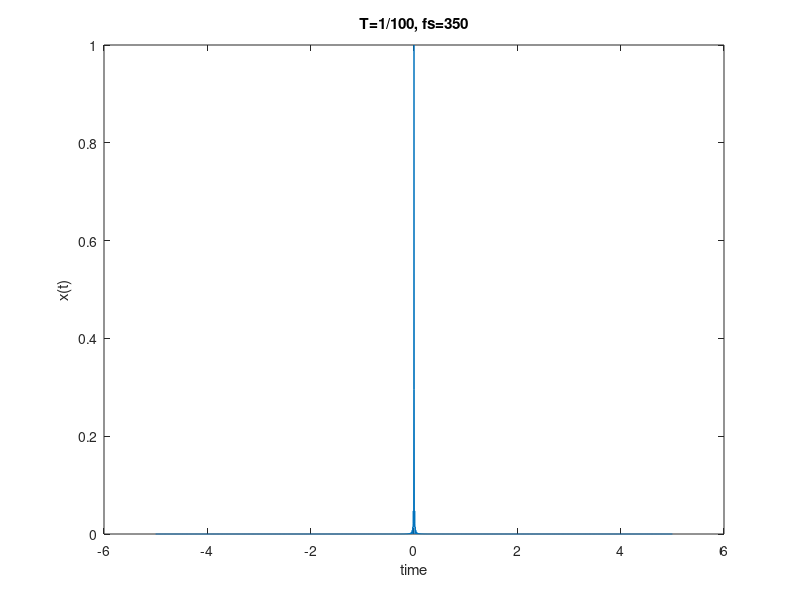
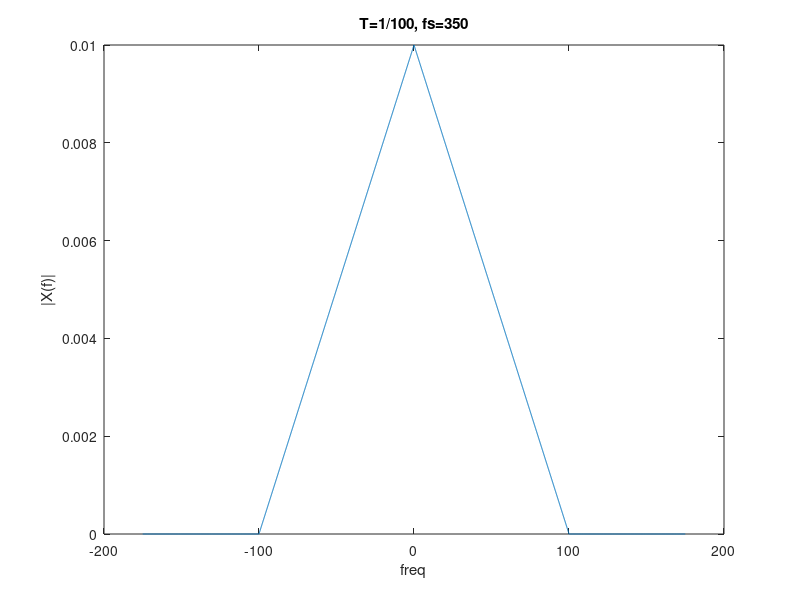

Write MATLAB code to recreate these figures, in order. (Note: this script raises an error after producing the figures.)
% MATLAB script for Illustrative HW1.2
clear; clc; close all;

fs = 350;                     % sampling frequency
ts = 1/fs;                    % sampling interval
t = -5:ts:5;                  % time vector
T = 0.01;

% 1.(a)
x = sinc(t/T).^2;
f = linspace(-fs/2,fs/2,length(x)); % freq index
figure(1); plot(t,x),xlabel('time'),ylabel('x(t)'),title('T=1/100, fs=350')

X = fftshift(fft(x))/fs; % Fourier transform of x(t)
figure(2); plot(f,abs(X)),xlabel('freq'),ylabel('|X(f)|'),title('T=1/100, fs=350')
figure(3); plot(f,phase(X)),xlabel('freq'),ylabel('∠X(f)'),title('T=1/100, fs=350')

% 1.(b)
T = 1/150;
x = sinc(t/T).^2;
f = linspace(-fs/2,fs/2,length(x)); % freq index
figure(4); plot(t,x),xlabel('time'),ylabel('x(t)'),title('T=1/150, fs=350')

X = fftshift(fft(x))/fs; % Fourier transform of x(t)
figure(5); plot(f,abs(X)),xlabel('freq'),ylabel('|X(f)|'),title('T=1/150, fs=350')
figure(6); plot(f,angle(X)),xlabel('freq'),ylabel('∠X(f)'),title('T=1/150, fs=350')

% 1.(c)
T = 1/100;
fs = 50;
ts = 1/fs; 
t = -5:ts:5;
x = sinc(t/T).^2;
f = linspace(-fs/2,fs/2,length(x)); % freq index
figure(7); plot(t,x),xlabel('time'),ylabel('x(t)'),title('T=1/100, fs=50')

X = fftshift(fft(x))/fs; % Fourier transform of x(t)
figure(8); plot(f,abs(X)),xlabel('freq'),ylabel('|X(f)|'),title('T=1/100, fs=50')
figure(9); plot(f,angle(X)),xlabel('freq'),ylabel('∠X(f)'),title('T=1/100, fs=50')